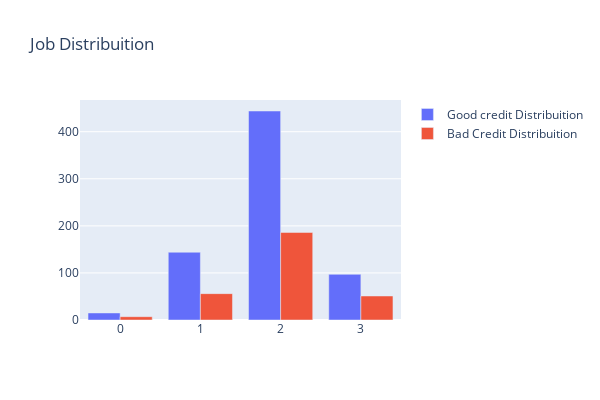

The notebook cell saved with this chart:
### Code cell
#First plot
trace0 = go.Bar(
    x = df_credit[df_credit["Risk"]== 'good']["Job"].value_counts().index.values,
    y = df_credit[df_credit["Risk"]== 'good']["Job"].value_counts().values,
    name='Good credit Distribuition'
)

#Second plot
trace1 = go.Bar(
    x = df_credit[df_credit["Risk"]== 'bad']["Job"].value_counts().index.values,
    y = df_credit[df_credit["Risk"]== 'bad']["Job"].value_counts().values,
    name="Bad Credit Distribuition"
)

data = [trace0, trace1]

layout = go.Layout(title='Job Distribuition',
                   width=600, height=400)


fig = go.Figure(data=data, layout=layout)

py.iplot(fig, filename='grouped-bar')

### Figure 1 — Plotly figure (JSON) as saved in the notebook; plotly's stock layout.template omitted (floating-point values rounded to 4 significant figures)
{"data": [{"name": "Good credit Distribuition", "type": "bar", "x": [2, 1, 3, 0], "y": [444, 144, 97, 15]}, {"name": "Bad Credit Distribuition", "type": "bar", "x": [2, 1, 3, 0], "y": [186, 56, 51, 7]}], "layout": {"height": 400, "title": {"text": "Job Distribuition"}, "width": 600}}
